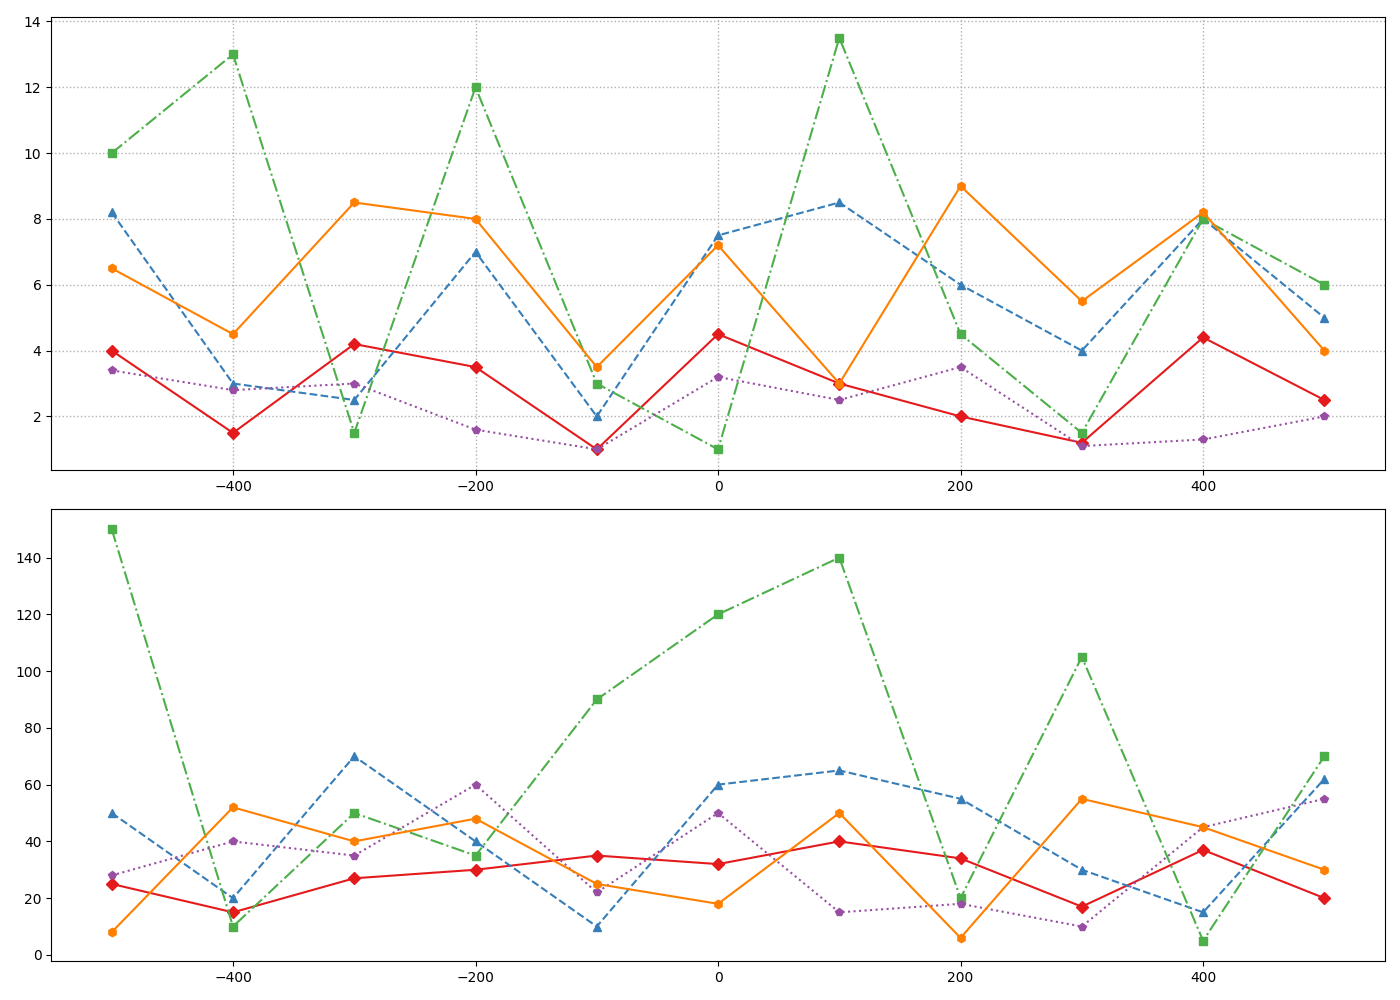

Generate this figure with Python:
import matplotlib.pyplot as plt
import numpy as np

civilizations = ['Ancient Egypt', 'Chinese Han', 'Roman Empire', 'Ancient Greece', 'Maurya Empire']
years = np.arange(-500, 501, 100)

tech_advancements = {
    'Ancient Egypt': [25, 15, 27, 30, 35, 32, 40, 34, 17, 37, 20],
    'Chinese Han': [50, 20, 70, 40, 10, 60, 65, 55, 30, 15, 62],
    'Roman Empire': [150, 10, 50, 35, 90, 120, 140, 20, 105, 5, 70],
    'Ancient Greece': [28, 40, 35, 60, 22, 50, 15, 18, 10, 45, 55],
    'Maurya Empire': [8, 52, 40, 48, 25, 18, 50, 6, 55, 45, 30]
}

population_growth = {
    'Ancient Egypt': [4, 1.5, 4.2, 3.5, 1, 4.5, 3, 2, 1.2, 4.4, 2.5],
    'Chinese Han': [8.2, 3, 2.5, 7, 2, 7.5, 8.5, 6, 4, 8, 5],
    'Roman Empire': [10, 13, 1.5, 12, 3, 1, 13.5, 4.5, 1.5, 8, 6],
    'Ancient Greece': [3.4, 2.8, 3, 1.6, 1, 3.2, 2.5, 3.5, 1.1, 1.3, 2],
    'Maurya Empire': [6.5, 4.5, 8.5, 8, 3.5, 7.2, 3, 9, 5.5, 8.2, 4]
}

fig, axs = plt.subplots(2, 1, figsize=(14, 10))

colors = ['#e41a1c', '#377eb8', '#4daf4a', '#984ea3', '#ff7f00']
markers = ['D', '^', 's', 'p', 'h']
line_styles = ['-', '--', '-.', ':', '-']

for i, population in enumerate(population_growth.values()):
    axs[0].plot(years, population, marker=markers[i], linestyle=line_styles[i], color=colors[i])

axs[0].grid(True, linestyle=':', linewidth=1)

for i, advancements in enumerate(tech_advancements.values()):
    axs[1].plot(years, advancements, marker=markers[i], linestyle=line_styles[i], color=colors[i])

axs[1].grid(False)

plt.tight_layout()
plt.show()
